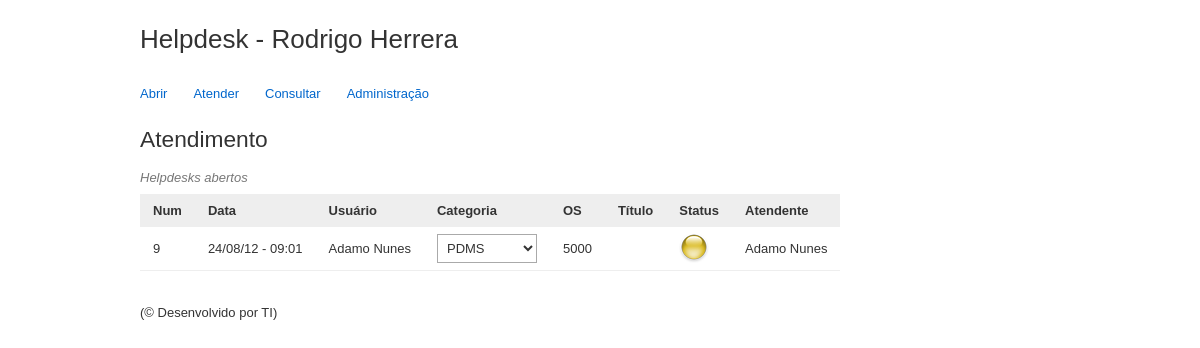
Screenshot of /atender.php (signed in) with the database file from the repository.
### tables this page shows
CREATE TABLE IF NOT EXISTS `tb_chamado` (
  `id` int(11) NOT NULL AUTO_INCREMENT,
  `id_usuario` int(11) NOT NULL,
  `id_atendente` int(11) NOT NULL,
  `os` varchar(50) NOT NULL,
  `categoria` int(11) NOT NULL,
  `titulo` varchar(140) NOT NULL,
  `finalizado` tinyint(1) NOT NULL,
  `tempo_total` int(50) NOT NULL,
  PRIMARY KEY (`id`)
);

CREATE TABLE IF NOT EXISTS `tb_categoria` (
  `id` int(11) NOT NULL AUTO_INCREMENT,
  `descricao` varchar(200) NOT NULL,
  UNIQUE KEY `id` (`id`)
);

### class/Categoria.php (called while the page is built, shortened)
<?php
include_once "CategoriaDAO.php";
class Categoria{
	public function RetornarCategorias(){
		$categoriaDAO = new CategoriaDAO();
		return $categoriaDAO->RetornarCategoriasDAO();
	}
}

### class/master.inc.php (called while the page is built, shortened)
<?php
	if (!function_exists('conectaComBanco')):
		function conectaComBanco($forcarContrato='')
		{
			$conexao = @new mysqli('localhost', 'root', '', 'helpdesk_comos');
			return $conexao;
		}
	endif;
	include_once PATH_HELPDESK . '/class/Chamado.php';
	include_once PATH_HELPDESK . '/class/Categoria.php';

### class/CategoriaDAO.php (called while the page is built, shortened)
<?php
include_once 'master.inc.php';
class CategoriaDAO{
	public function RetornarCategoriasDAO(){
		$this->_conexao = ConectaComBanco();
		$sqlStr = "SELECT id, descricao, totalChamados(id, 0) as total_abertos, totalChamados(id, 1) as total_fechados FROM tb_categoria";
		$result = mysqli_query($this->_conexao, $sqlStr);
		if($result){
			while($r=$result->fetch_assoc()){
				$categorias[] = Array('id_categoria' => $r['id'], 'descricao' => $r['descricao'], 'total' => $r['total_abertos']+ $r['total_fechados']);
			}
		}
		return $categorias;
	}
}

### class/Chamado.php (called while the page is built, shortened)
<?php
include_once "ChamadoDAO.php";
class Chamado{
	public function GetTodosChamados($filtros="", $idUsuario="", $todosChamados=""){
		$chamadoDAO = new ChamadoDAO();
		$chamados = $chamadoDAO->GetTodosChamadosDAO($filtros, $idUsuario, $todosChamados);
		for($i=0;$i<sizeof($chamados);$i++):
			$chamados[$i]['usuario'] = $this->AjustarNome($chamados[$i]['usuario']);
			$chamados[$i]['atendente'] = $this->AjustarNome($chamados[$i]['atendente']);
			if($chamados[$i]['finalizado']==1):
				$chamados[$i]['totalGasto'] = $this->CalcularTempo($chamados[$i]['totalGasto']);
			else:
				$chamados[$i]['totalGasto']="-";
				$chamados[$i]['ultima_resp'] = "-";
			endif;
		endfor;
		return $chamados;
	}
	private function AjustarNome($nome){
		$nome = explode(" ", $nome);
		return $nome[0] . " " . $nome[sizeof($nome)-1];
	}
}

### class/ChamadoDAO.php (called while the page is built, shortened)
<?php
include_once 'master.inc.php';
class ChamadoDAO{
	private $_conexao;
	private $_chamados;
	function __construct() {
		$this->_conexao = conectaComBanco();
	}
	public function GetTodosChamadosDAO($filtros="", $idUsuario="", $finalizado=""){
		$sqlStr = "SELECT
				chamado.id,
				chamado.os,
				chamado.titulo,
				chamado.id_atendente,
				chamado.id_usuario,
				chamado.categoria,
				chamado.finalizado,
				resp.mensagem,
				resp.data,
				usuario.nome nome_usuario,
				usuario.ramal,
				atendente.nome as nome_atendente,
				date_format(ultimaResposta.data, '%d/%m/%y - %H:%i') as ultima_resp_data,
				date_format(resp.data, '%d/%m/%y - %H:%i') as data_abertura,
				case when chamado.finalizado = 1
					then chamado.tempo_total end as totalGasto
			FROM
				tb_chamado chamado
				inner join tb_resposta_chamado resp on resp.id_chamado = chamado.id
				inner join tb_usuario usuario on usuario.id = chamado.id_usuario
				left join tb_usuario atendente on atendente.id = chamado.id_atendente
				inner join tb_resposta_chamado ultimaResposta on ultimaResposta.id_chamado = chamado.id
			WHERE
				resp.id = (select min(id) from tb_resposta_chamado where id_chamado = chamado.id) AND
				ultimaResposta.id = (select max(id) from tb_resposta_chamado where id_chamado = chamado.id)";
		if($finalizado!=""):
			$sqlStr .= " AND finalizado = " . $finalizado;
		endif;
		$sqlStr .= " ORDER BY chamado.categoria, data_abertura DESC ";
		$result = mysqli_query($this->_conexao, $sqlStr);
		if($result){
			while($r=$result->fetch_assoc()){
				$this->_chamados[] = Array(
					'id_chamado' 	=> $r['id'],
					'os' 			=> $r['os'],
					'titulo' 		=> $r['titulo'],
					'atendimento'	=> $r['id_atendente'],
					'id_usuario' 	=> $r['id_usuario'],
					'usuario' 		=> $r['nome_usuario'],
					'atendente'		=> $r['nome_atendente'],
					'data_abertura'	=> $r['data_abertura'],
					'mensagem' 		=> $r['mensagem'],
					'usuario_ramal' => $r['ramal'],
					'categoria'		=> $r['categoria'],
					'finalizado'	=> $r['finalizado'],
					'ultima_resp'	=> $r['ultima_resp_data'],
					'totalGasto'	=> $r['totalGasto'],
				);
			}
		}else{
			$this->chamados ="";
		}
		return $this->_chamados;
	}
}

### atender.php (the view, shortened to what this page needs)
<?php
	include_once 'class/master.inc.php';
	$chamado 	= new Chamado();
	$categoria 	= new Categoria();
	$tplScripts = '<link rel="stylesheet" href="css/atender.css" media="screen" />';
	$tplScripts .= '<link rel="stylesheet" href="css/impromptu.css" media="screen" />';
	$helpdesk = $chamado->GetTodosChamados('','', "0");
	if($helpdesk):
		foreach($helpdesk as $hd):
			$tplCategoria = '<select name="categoria" id="categoria" class="select">';
			if($categoria->RetornarCategorias()):
				foreach ($categoria->RetornarCategorias() as $cat):
					$tplCategoria .= "<option value='". $cat['id_categoria'] ."' ".($hd['categoria']==$cat['id_categoria']?'selected':'').">". $cat['descricao'] ."</option>";
				endforeach;
			endif;
			$tplCategoria .='</select>';
			if($hd['atendimento']==0){
				$atendimento = "<a href='?action=atender&id=".$hd['id_chamado']."' class='tooltip' title='Atender'><img src='images/atender.png' /></a>";
				$class = "atender";
			}else{
				$atendimento = "<a href='detalhe.php?id=".$hd['id_chamado']."' class='tooltip' title='Em Atendimento'><img  src='images/atendendo.png' /></a>";
				$class = "atendendo";
			}
			$tplHelpdesks .= '<tr><td>'.$hd['id_chamado'].'</td><td>'.$hd['data_abertura'].'</td><td>'.$hd['usuario'].'</td><td>'.$tplCategoria.'</td><td>'.$hd['os'].'</td><td><a href="#'.$hd['id_chamado'].'" class="toggle id">'.utf8_encode($hd['titulo']).'</a></td><td>'.$atendimento.'</td><td>'.$hd['atendente'].'</td></tr>';
			$tplHelpdesks .= '<tr id="'.$hd['id_chamado'].'" class="mensagem '.$class.'"><td colspan="9">'.utf8_encode($hd['mensagem']).'</td></tr>';
			$tplHelpdesks .= '<input type="hidden" id="id" value="'.$hd['id_chamado'].'">';
		endforeach;
	endif;

### css/easy.css (style rules this page uses)
html, body { margin:0;padding:0; }
h1, h2, h3, h4, h5, h6 { font-weight:normal; margin:0; line-height:1em; }
h1 { font-size:2em;margin-bottom:.5em; }
h2 { font-size:1.75em;margin-bottom:.5142em;padding-top:.2em; }
p, blockquote, ul, ol, dl, form, table, pre { display:block;line-height:inherit;margin:0 0 1.5em 0; }
ul, ol, dl { padding:0; }
li { margin:0 0 0 2em;padding:0;display:list-item;list-style-position:outside; }
img { border:none; }
table { width:100%;border-collapse:collapse; }
th,caption { text-align:left; }
input, select { vertical-align:middle; }
body, table, input, textarea, select, li, button { font:1em Helvetica, Arial, Sans-Serif; line-height:1.5em; color:#333; }
body { font-size:13px; background:#fff; text-align:center; }
a, a:visited { text-decoration:none; color:#06C; }
th, td { padding:.5em 1em;line-height:1.5em; }
th { background:#eee; }
td { border-bottom:1px solid #eee; }
caption { font-style:italic;color:#777;margin:.5em 0; }
input[type="text"], input[type="password"], textarea, .field, .area, select { border:1px solid #aaa; padding:5px; background:#fff; width:300px; line-height:1em; margin:0; }
select { width:312px; }
#container, .inner { margin:0 auto; width:920px; text-align:left; position:relative; }
#header { position:relative; }
#footer { position:relative; clear:both; }
.content { clear:both; padding:1em 0; }
.main, .secondary, .tertiary, .quaternary { float:left; display:inline; }
.main { width:600px; }
#nav, #nav ul, #nav li { margin:0; }
#nav li { float:left; display:inline; position:relative; line-height:32px; height:32px; margin-right:2em; list-style:none; }
#header h1 { line-height:3em; height:3em; margin:0; }
.content a, .content a:visited { text-decoration:underline; }
.inner:after, .content:after, .cols:after, .block:after { content:"."; display:block; height:0; clear:both; visibility:hidden; }
.inner, .content, .cols, .block { display:block;min-height:1%; }

### css/easyprint.css (style rules this page uses)
html, body { margin:0;padding:0; }
h1, h2, h3, h4, h5, h6 { font-weight:normal; margin:0; line-height:1em; }
h1 { font-size:2em;margin-bottom:.5em; }
h2 { font-size:1.75em;margin-bottom:.5142em;padding-top:.2em; }
p, blockquote, ul, ol, dl, form, table, pre { display:block;line-height:inherit;margin:0 0 1.5em 0; }
ul, ol, dl { padding:0; }
li { margin:0 0 0 2em;padding:0;display:list-item;list-style-position:outside; }
img { border:none; }
table { width:100%;border-collapse:collapse; }
th,caption { text-align:left; }
body, table, input, textarea, select, li, button { font:100% Helvetica, Arial, Sans-Serif; line-height:180%; color:#000; }
body { font-size:13px; background:#fff; margin:0; padding:0; }
a { text-decoration:none; color:#555; }
th, td { padding:8px; }
th { background:#eee; }
td { border-bottom:1px solid #eee; }
caption { font-style:italic;color:#777;margin:.5em 0; }
#header { margin-bottom:1em; border-bottom:1px solid #ccc; padding-bottom:1em; }
#footer { margin-top:1em; border-top:1px solid #ccc; padding-top:1em; position:relative; clear:both; }
#nav, .nav { display:none; }
#header h1 { line-height:50px; height:50px; margin:0; }
.inner:after, .content:after, .cols:after, .fixed:after { content:"."; display:block; height:0; clear:both; visibility:hidden; }
.inner, .content, .cols, .fixed { display:block;min-height:1%; }

### css/atender.css (style rules this page uses)
.main { width:100%; }
#categoria { width:100px; }

### rows the page displays
tb_chamado: id "9", categoria "PDMS", os "5000"

### other values shown
$this->_pagina "Helpdesk - Rodrigo Herrera Abrir Atender Consultar Administração Atendimento Helpdesks abertos Num Data Usuário Categoria OS Título Status Atendente (© Desenvolvido por TI )"
$hd['data_abertura'] "24/08/12 - 09:01"
$hd['usuario'] "Adamo Nunes"
$hd['atendente'] "Adamo Nunes"
